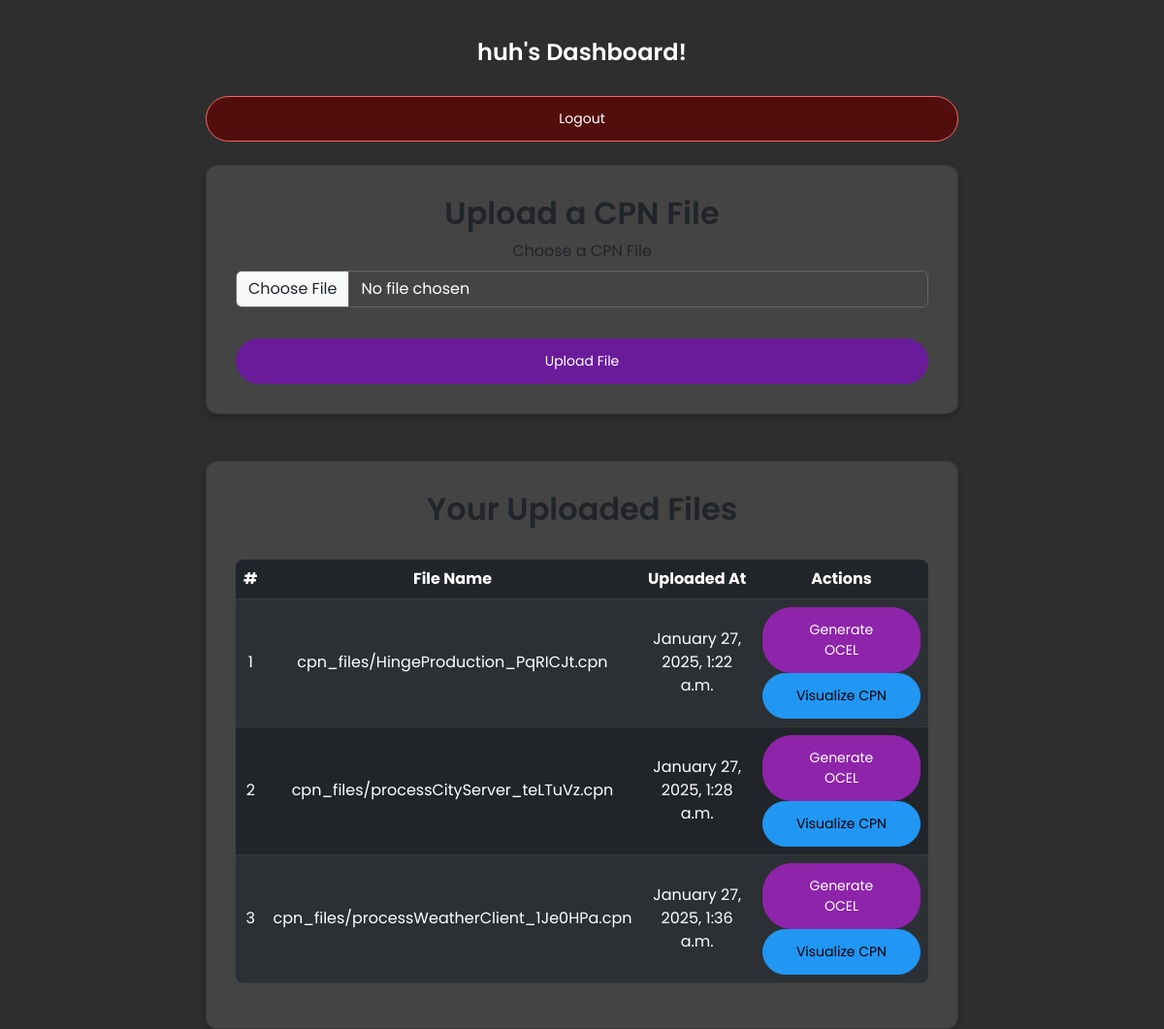
Page /index/ (signed in) on the committed database.
### cpn_app/models.py (models this page shows, shortened)
class UploadedCPNFile(models.Model):
    user = models.ForeignKey(
        settings.AUTH_USER_MODEL,
        on_delete=models.CASCADE
    )
    file = models.FileField(upload_to='cpn_files/')
    uploaded_at = models.DateTimeField(auto_now_add=True)

### cpn_app/views.py (the view)
# urls.py: path('index/', views.index, name='index'),
@login_required
def index(request):
    if request.method == 'POST':
        form = UploadCPNForm(request.POST, request.FILES)
        if form.is_valid():
            cpn_file = form.save(commit=False)
            cpn_file.user = request.user  # Assign the current user
            cpn_file.save()
            return redirect('cpn_app:index')
    else:
        form = UploadCPNForm()
    uploaded_files = UploadedCPNFile.objects.filter(user=request.user)
    return render(request, 'cpn_app/index.html', {'form': form, 'uploaded_files': uploaded_files})

### cpn_app/forms.py
class UploadCPNForm(forms.ModelForm):
    class Meta:
        model = UploadedCPNFile
        fields = ['file']
        widgets = {
            'file': forms.FileInput(attrs={
                'class': 'form-control',
                'placeholder': 'Choose a CPN file'
            })
        }

### cpn_app/templates/cpn_app/index.html (shortened to what this page needs)
<!DOCTYPE html>
<html lang="en">
<head>
    <link href="https://cdn.jsdelivr.net/npm/bootstrap@5.3.0-alpha1/dist/css/bootstrap.min.css" rel="stylesheet">
</head>
<body>
    <div class="container">
        <div class="row justify-content-center">
            <div class="col-lg-8">
                <div class="welcome-card">
                    <h1> {{ user.username }}'s Dashboard!</h1>
                </div>
            </div>
            <div class="col-lg-8 text-end mb-4">
                <a href="{% url 'cpn_app:logout' %}" class="btn btn-danger">Logout</a>
            </div>
            <div class="col-lg-8">
                <div class="card mb-5">
                    <div class="card-body text-center">
                        <h2 class="card-title">Upload a CPN File</h2>
                        <form method="POST" enctype="multipart/form-data" class="needs-validation" novalidate>
                            <div class="mb-3">
                                <label for="id_file" class="form-label">Choose a CPN File</label>
                                <input type="file" name="file" id="id_file" class="form-control" accept=".cpn" required>
                            </div>
                            <button type="submit" class="btn btn-primary w-100 mt-3">Upload File</button>
                        </form>
                    </div>
                </div>
            </div>
            <div class="col-lg-8">
                <div class="card">
                    <div class="card-body">
                        <h2 class="text-center">Your Uploaded Files</h2>
                        <div class="table-responsive">
                            <table class="table table-striped table-dark mt-4">
                                <thead>
                                    <tr>
                                        <th>#</th>
                                        <th>File Name</th>
                                        <th>Uploaded At</th>
                                        <th>Actions</th>
                                    </tr>
                                </thead>
                                <tbody>
                                    {% for file in uploaded_files %}
                                    <tr>
                                        <td>{{ forloop.counter }}</td>
                                        <td>{{ file.file.name }}</td>
                                        <td>{{ file.uploaded_at|date:"F j, Y, g:i a" }}</td>
                                        <td>
                                            <a href="{% url 'cpn_app:generate_ocel' file.id %}" class="btn btn-secondary btn-sm">Generate OCEL</a>
                                            <a href="{% url 'cpn_app:visualize_cpn' file.id %}" class="btn btn-info btn-sm">Visualize CPN</a>
                                        </td>
                                    </tr>
                                    {% empty %}
                                    <tr>
                                        <td colspan="4" class="text-center text-muted">No files uploaded yet.</td>
                                    </tr>
                                    {% endfor %}
                                </tbody>
                            </table>
                        </div>
                    </div>
                </div>
            </div>
        </div>
    </div>
</body>
</html>

### cpn_app/templates/cpn_app/index.html (style rules this page uses)
body { background-color: #2e2e2e; color: white; font-family: 'Poppins', sans-serif; padding-top: 30px; }
h1, h2 { font-weight: 600; }
.welcome-card { color: white; border-radius: 12px; text-align: center; padding: 10px; margin-bottom: 10px; }
.welcome-card h1 { font-size: 1.5rem; margin-bottom: 10px; }
.card { background-color: #444444; border-radius: 12px; box-shadow: 0 4px 8px rgba(0, 0, 0, 0.2); transition: transform 0.3s ease-in-out; }
.card-body { padding: 30px; }
.btn-primary, .btn-secondary, .btn-info, .btn-danger { padding: 12px 30px; font-size: 14px; border-radius: 30px; }
.btn-primary { background-color: #6a1b9a !important; border-color: #6a1b9a !important; }
.btn-secondary { background-color: #8e24aa !important; border-color: #8e24aa !important; }
.btn-info { background-color: #2196f3 !important; border-color: #2196f3 !important; }
.btn-danger { background-color: rgb(82, 14, 12) !important; border-color:rgb(237, 104, 102) !important; }
.table { margin-top: 20px; border-radius: 8px; overflow: hidden; }
.table th, .table td { color: white; vertical-align: middle; text-align: center; }
.table-striped tbody tr:nth-of-type(odd) { background-color: #555555; }
.form-control { background-color: #444444; border: 1px solid #666666; color: white; }
.container { display: flex; flex-direction: column; gap: 20px; justify-content: flex-start; align-items: center; }
.row { width: 100%; display: flex; flex-direction: column; align-items: center; }
.col-lg-8 { width: 100%; max-width: 800px; }
.btn { width: 100%; }

### rows in the picture
UploadedCPNFile: file.name "cpn_files/HingeProduction_PqRICJt.cpn", uploaded_at "January 27, 2025, 1:22 a.m."
UploadedCPNFile: file.name "cpn_files/processCityServer_teLTuVz.cpn", uploaded_at "January 27, 2025, 1:28 a.m."
UploadedCPNFile: file.name "cpn_files/processWeatherClient_1Je0HPa.cpn", uploaded_at "January 27, 2025, 1:36 a.m."

### other values in the picture
{{ user.username }} "huh"
